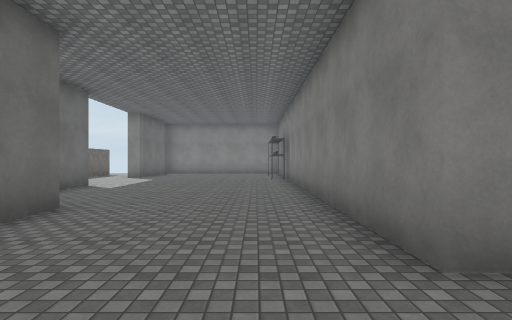
[1] (above)

12 first-person views from a walk through a Unity game level. The camera is 1.5 m above the floor, looks level and sees 80° across. Doors are open. The floor is counted in squares, 2 m on a side. Each view is taken from the middle of a square. On the plan, view 1 faces up. The plan holds only what a view shows up to about 10 squares ahead; the rest is blank. Some animated figures are not drawn. Surface patterns are stand-ins for the level's own textures.

[2]
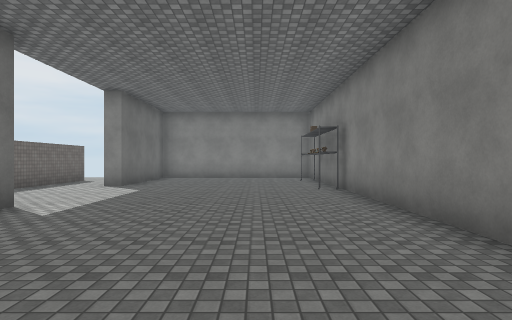

[3]
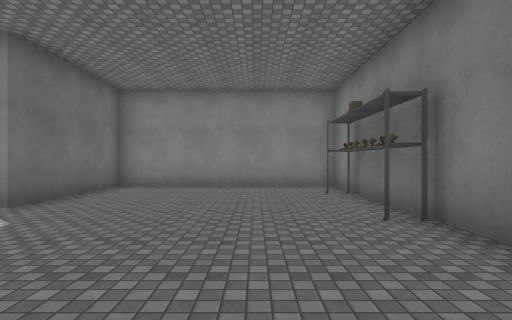

[4]
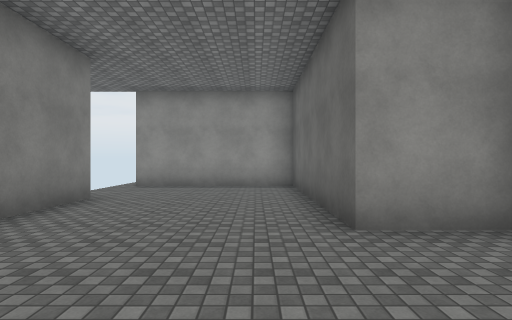

[5]
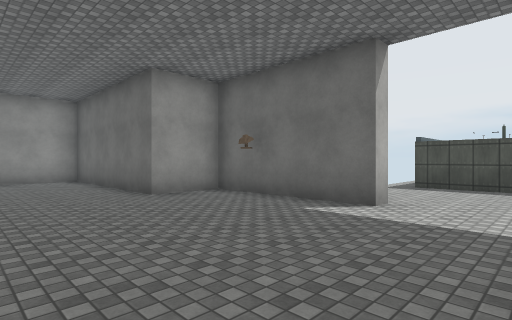

[6]
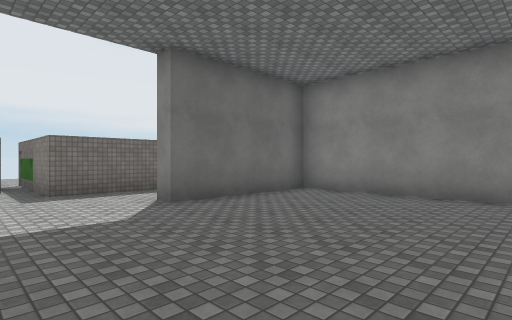

[7]
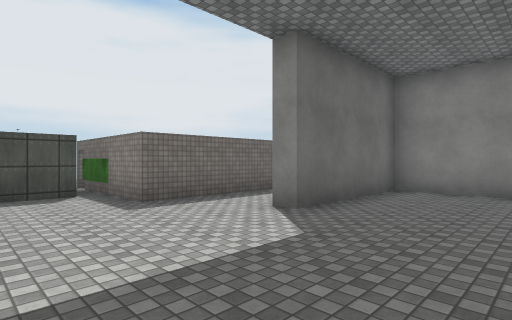

[8]
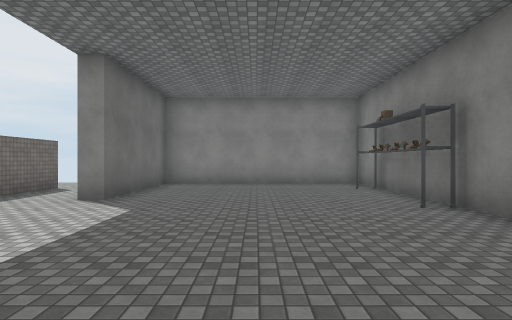

[9]
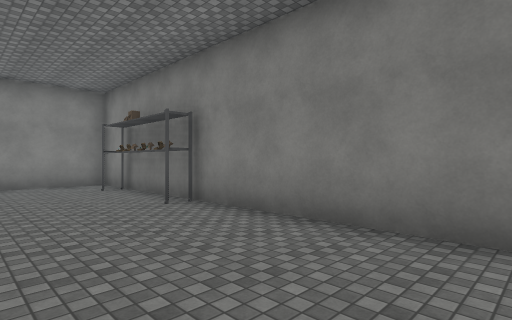

[10]
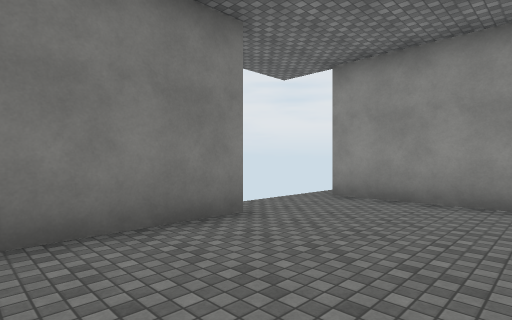

[11]
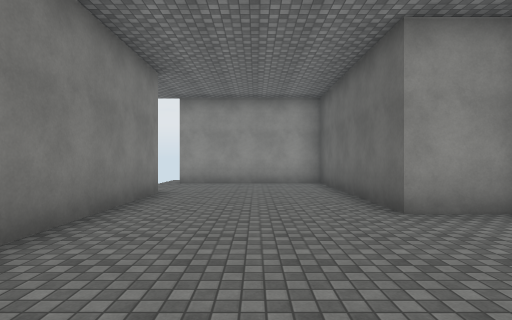

[12]
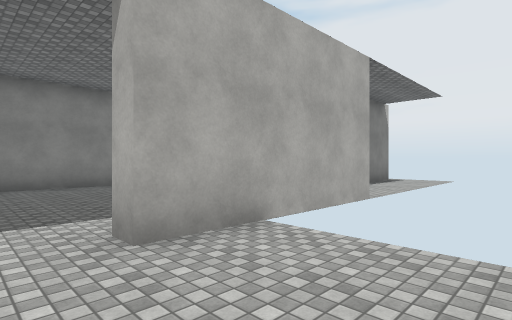

### Floor plan
Points are (right, up) in squares from view 1. A wall is a line through its corners. A room is listed if a view was taken in it or the views show most of it. See-through windows are left out.
Room 1 (views 1, 2, 3, 4, 5, 6, 7, 8, 9, 10, 11)
walls: (-4.9, 8.9) (-4.9, 4.8) (-3.1, 4.8) (-3.1, -0.7) (1.5, -0.7); (1.8, 2) (1.2, 2) (1.2, 16.6) (-4.9, 16.6) (-4.9, 12.7)
ways out: open door at (-5, 10.5) to room 2; opening at (2, -1)
objects: other object (1, 12); other object (1, 15)
Room 2 (view 12)
walls: (-8.9, 10.9) (-8.9, 8.1); (-7.2, 14.5) (-7.2, 11.4) (-10.6, 11.4); (-5.4, 4.2) (-5.4, 8.9)
ways out: open door at (-5, 10.5) to room 1; opening at (-6, 14)

Positions as (right, up) in squares from view 1, and headings:
1: (0, 0), facing up
2: (-1, 4), facing up
3: (-1, 8), facing up
4: (-2, 8), facing down
5: (0, 11), facing down-left
6: (0, 10), facing up-left
7: (-2, 9), facing up-left
8: (-2, 7), facing up
9: (-2, 7), facing up-right
10: (-2, 5), facing down-right
11: (-1, 9), facing down
12: (-8, 10), facing down-right
